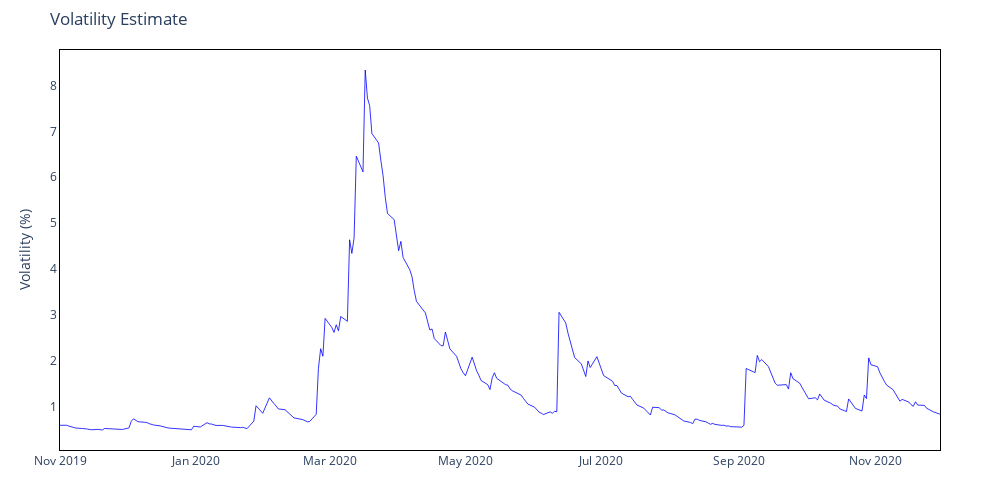

Source (notebook cell):
### Code cell
# Plot interactive VaR
fig_var = plots.plot_var(garch_output, interactive=False)

# Plot interactive ES for a subset
fig_es = plots.plot_es(garch_output, subset=("2019-11-01", "2020-11-30"), interactive=False)

# Plot interactive volatility for a subset
fig_vol = plots.plot_volatility(garch_output["Volatility"], subset=("2019-11-01", "2020-11-30"), interactive=True)

### Figure 1 — Plotly figure (JSON) as saved in the notebook; plotly's stock layout.template omitted (floating-point values rounded to 4 significant figures; data arrays with more than 128 entries replaced by an {"elided": "..."} marker saying what was removed)
{"data": [{"hovertemplate": "Date: %{x}<br>Volatility: %{y:.2f}%", "line": {"color": "blue", "width": 0.8}, "mode": "lines", "name": "Volatility", "type": "scatter", "x": {"elided": "272 str values"}, "y": {"elided": "272 float values"}}], "layout": {"height": 500, "hovermode": "x unified", "margin": {"b": 50, "l": 60, "r": 60, "t": 50}, "paper_bgcolor": "white", "plot_bgcolor": "white", "title": {"text": "Volatility Estimate"}, "width": 1000, "xaxis": {"linecolor": "black", "linewidth": 1, "mirror": true, "showline": true}, "yaxis": {"linecolor": "black", "linewidth": 1, "mirror": true, "showline": true, "title": {"text": "Volatility (%)"}}}}
